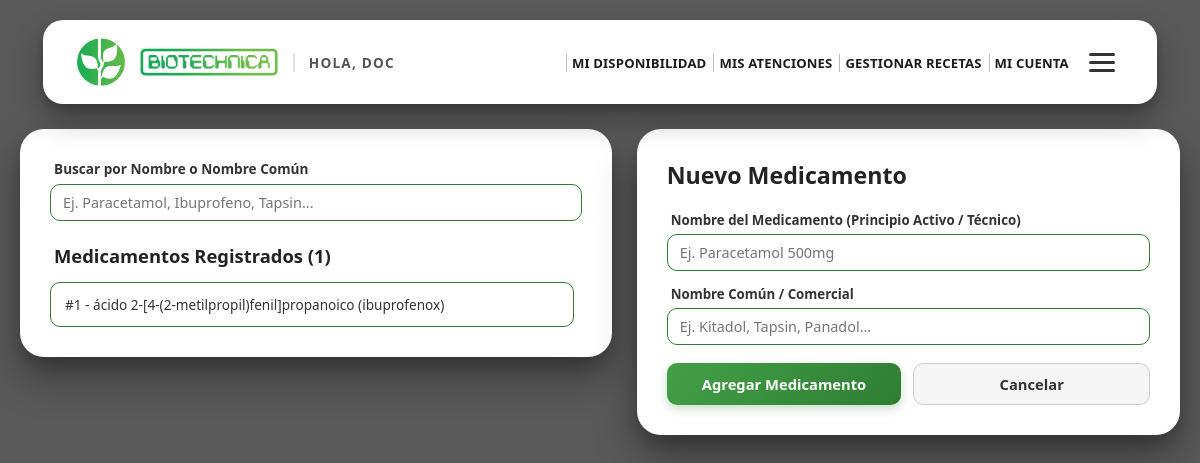
The page /GestionarMedicamentos (signed in) on the database its author committed.
### AppAdAtM/models.py (models this page shows)
class Medicamento(models.Model):
    ID_Medicamento = models.AutoField(primary_key=True)
    Nombre_Medicamento = models.CharField(max_length=50)
    Nombre_Comun = models.CharField(max_length=50)
    class Meta:
        db_table = 'Medicamento'

### AppAdAtM/views.py (the view, shortened to what this page needs)
# urls.py: path('GestionarMedicamentos', views.gestionmedicamentos, name='gestionar_medicamentos'),
@never_cache
@sesion_requerida
def gestionmedicamentos(request):
    medicamentos = Medicamento.objects.all().order_by('Nombre_Medicamento')
    return render(request, 'GestionarMedicamentos.html', {
        'medicamentos': medicamentos
    })

### AppAdAtM/views.py (called while the page is built)
def sesion_requerida(view_func):
    @wraps(view_func)
    @never_cache
    def _wrapped_view(request, *args, **kwargs):
        if not request.session.get('usuario_id'):
            return redirect('inicio_sesion')
        return view_func(request, *args, **kwargs)
    return _wrapped_view

### AppAdAtM/templates/GestionarMedicamentos.html (shortened to what this page needs)
{% load static %}
<!DOCTYPE html>
<html lang="es">
<head>
  <link rel="stylesheet" href="{% static 'AppAdAtM/css/Common.css' %}">
</head>
<body>
<header class="navbar">
  <div class="brand-section">
    <img src="{% static 'AppAdAtM/Imagenes/tu-logo-isotipo.png' %}" alt="Logo" class="nav-logo">
    <img src="{% static 'AppAdAtM/Imagenes/tu-sublogo-texto.png' %}" alt="Biotechnica" class="nav-sublogo">
    <span class="nav-slogan">
      {% if request.session.usuario_nombre %}
        Hola, {{ request.session.usuario_nombre }}
      {% else %}
        Biotechnica
      {% endif %}
    </span>
  </div>
  <nav class="navbar-content">
    <ul class="nav-ul">
      {% with rol=request.session.usuario_rol %}
        {% if rol == 1 %}
          <li><a href="{% url 'gestionar_pacientes' %}" class="nav-text">Gestionar Pacientes</a></li>
          <li><a href="{% url 'gestionar_disponibilidad' %}" class="nav-text">Gestionar Disponibilidad</a></li>
          <li><a href="{% url 'registrar_atencion' %}" class="nav-text">Registrar Atención</a></li>
          <li><a href="{% url 'gestionar_atencion' %}" class="nav-text">Gestionar Atención</a></li>
          <li><a href="{% url 'gestionar_recetasatencion' %}" class="nav-text">Gestionar Recetas</a></li>
          <li><a href="{% url 'gestionar_medicamentos' %}" class="nav-text">Gestionar Medicamentos</a></li>
          <li><a href="{% url 'gestionar_cobros' %}" class="nav-text">Gestionar Cobros</a></li>
          <li><a href="{% url 'ver_auditoria' %}" class="nav-text">Auditoría</a></li>
          <li><a href="{% url 'reportes_clinica' %}" class="nav-text">Reportes</a></li>
        {% elif rol == 3 %}
          <li><a href="{% url 'gestionar_disponibilidad' %}" class="nav-text">Mi Disponibilidad</a></li>
          <li><a href="{% url 'gestionar_atencion' %}" class="nav-text">Mis Atenciones</a></li>
          <li><a href="{% url 'gestionar_recetasatencion' %}" class="nav-text">Gestionar Recetas</a></li>
        {% elif rol == 4 %}
          <li><a href="{% url 'registrar_atencion' %}" class="nav-text">Agendar Atención</a></li>
        {% endif %}
        {% if rol %}
          <li>
            <a href="{% url 'gestionar_usuarios' %}" class="nav-text">
              {% if rol == 1 %}Gestionar Usuarios{% else %}Mi Cuenta{% endif %}
            </a>
          </li>
        {% endif %}
      {% endwith %}
    </ul>
  </nav>
</header>
  <main class="dashboard-container">
    <section class="card left-panel">
      <div class="filters-row">
        <div class="filter-item">
          <label for="filtro-nombre">Buscar por Nombre o Nombre Común</label>
          <input type="text" id="filtro-nombre" placeholder="Ej. Paracetamol, Ibuprofeno, Tapsin...">
        </div>
      </div>
      <h2 class="section-title">Medicamentos Registrados ({{ medicamentos|length }})</h2>
      <div class="user-list">
        {% for med in medicamentos %}
          <div class="user-item"
               data-id="{{ med.ID_Medicamento }}"
               data-nombre="{{ med.Nombre_Medicamento }}"
               data-comun="{{ med.Nombre_Comun }}">
            #{{ med.ID_Medicamento }} - {{ med.Nombre_Medicamento }} ({{ med.Nombre_Comun }})
          </div>
        {% empty %}
          <p style="color:#666; font-size:0.9rem; padding:10px;">No hay medicamentos registrados todavía.</p>
        {% endfor %}
      </div>
    </section>
    <section class="card right-panel">
      <h1 class="panel-header-title" id="titulo-formulario">Nuevo Medicamento</h1>
      <form method="POST" action="" id="form-medicamento">
        <div class="form-group">
          <label for="nombre-medicamento">Nombre del Medicamento (Principio Activo / Técnico)</label>
          <input type="text" id="nombre-medicamento" name="nombre-medicamento" maxlength="50" placeholder="Ej. Paracetamol 500mg" required>
        </div>
        <div class="form-group">
          <label for="nombre-comun">Nombre Común / Comercial</label>
          <input type="text" id="nombre-comun" name="nombre-comun" maxlength="50" placeholder="Ej. Kitadol, Tapsin, Panadol..." required>
        </div>
        <div class="form-buttons">
          <button type="submit" class="btn btn-submit" id="btn-guardar">Agregar Medicamento</button>
          <button type="button" class="btn btn-cancel" id="btn-cancelar">Cancelar</button>
        </div>
      </form>
    </section>
  </main>
</body>
</html>

### AppAdAtM/static/AppAdAtM/css/Common.css (style rules this page uses)
* { box-sizing: border-box; margin: 0; padding: 0; font-family: 'Segoe UI', Tahoma, Geneva, Verdana, sans-serif; }
body { min-height: 100vh; display: flex; flex-direction: column; background: linear-gradient(rgba(0, 0, 0, 0.65), rgba(0, 0, 0, 0.65)), url('https://images.unsplash.com/photo-1518531933037-91b2f5f229cc?auto=format&fit=crop&w=1920&q=80') center/cover no-repeat fixed; padding: 20px; }
.navbar { background-color: #ffffff; border-radius: 20px; padding: 18px 34px; min-height: 82px; display: flex; align-items: center; justify-content: space-between; flex-wrap: wrap; gap: 16px 24px; box-shadow: 0 15px 30px rgba(0, 0, 0, 0.3), 0 5px 10px rgba(0, 0, 0, 0.15); margin: 0 auto 25px auto; width: 96%; max-width: 1420px; }
.brand-section { display: flex; align-items: center; gap: 15px; flex-shrink: 0; min-width: 0; }
.nav-logo { width: 48px; height: 48px; object-fit: contain; }
.nav-sublogo { height: 28px; width: auto; object-fit: contain; }
.nav-slogan { font-size: 0.85rem; font-weight: 700; letter-spacing: 1.2px; color: #555555; text-transform: uppercase; border-left: 2px solid #e0e0e0; padding-left: 14px; max-width: clamp(110px, 18vw, 250px); overflow: hidden; text-overflow: ellipsis; white-space: nowrap; }
.navbar-content { flex: 1; min-width: 260px; display: flex; align-items: center; justify-content: flex-end; flex-wrap: wrap; gap: 12px 18px; }
.navbar-content a { text-decoration: none; white-space: nowrap; }
.navbar.navbar-partial { position: relative; flex-wrap: nowrap; gap: 12px; }
.navbar.navbar-partial .brand-section { order: 1; flex-shrink: 1; }
.navbar.navbar-partial .navbar-content { order: 2; flex: 1 1 auto; min-width: 0; margin-left: 0; }
.navbar.navbar-partial .nav-ul { width: 100%; flex-wrap: nowrap; justify-content: flex-end; }
.navbar.navbar-partial .nav-ul li { flex-shrink: 0; }
.dashboard-container { display: flex; gap: 25px; width: 100%; margin: 0 auto; flex: 1; align-items: flex-start; }
.card { background-color: #ffffff; border-radius: 24px; border: none; box-shadow: 0 20px 40px rgba(0, 0, 0, 0.35), 0 10px 15px rgba(0, 0, 0, 0.15); padding: 30px; }
.btn-submit { background: linear-gradient(135deg, #43a047, #2e7d32); color: #ffffff; border: none; box-shadow: 0 4px 10px rgba(46, 125, 50, 0.25); }
.btn-cancel { background-color: #f5f5f5; color: #333333; border: 1.5px solid #cccccc; }
.nav-text { font-size: 0.82rem; font-weight: 800; letter-spacing: 0.15px; color: #1b1b1b; text-transform: uppercase; border-left: 1.5px solid #bdbdbd; padding-left: 5px; white-space: nowrap; transition: color 0.2s ease; }
.nav-ul { display: flex; align-items: center; justify-content: flex-end; flex-wrap: wrap; gap: 7px; width: 100%; list-style: none; margin: 0; padding: 0; }
.nav-ul li { max-width: 100%; }

### AppAdAtM/templates/GestionarMedicamentos.html (style rules this page uses)
.navbar, .dashboard-container { max-width: 1400px; }
.left-panel { flex: 1.1; display: flex; flex-direction: column; }
.filters-row { display: flex; gap: 16px; margin-bottom: 22px; }
.filter-item { flex: 1; display: flex; flex-direction: column; }
.filter-item label { font-size: 0.85rem; font-weight: 600; color: #333333; margin-bottom: 6px; margin-left: 4px; }
.section-title { font-size: 1.15rem; font-weight: 700; color: #222222; margin-bottom: 14px; padding-left: 4px; }
.user-list { display: flex; flex-direction: column; gap: 10px; max-height: 540px; overflow-y: auto; padding-right: 8px; }
.user-item { padding: 12px 14px; background-color: #ffffff; border: 1.5px solid #2e7d32; border-radius: 10px; font-size: 0.85rem; color: #333333; cursor: pointer; transition: all 0.2s ease; white-space: nowrap; overflow: hidden; text-overflow: ellipsis; }
.right-panel { flex: 1; display: flex; flex-direction: column; }
.panel-header-title { font-size: 1.45rem; font-weight: 700; color: #222222; margin-bottom: 20px; }
.form-group { display: flex; flex-direction: column; margin-bottom: 14px; }
.form-group label { font-size: 0.83rem; font-weight: 600; color: #333333; margin-bottom: 5px; margin-left: 4px; }
input[type="text"], select { width: 100%; padding: 8px 12px; border-radius: 10px; border: 1.5px solid #2e7d32; outline: none; font-size: 0.9rem; color: #333333; background-color: #ffffff; font-family: inherit; transition: border-color 0.2s, box-shadow 0.2s; }
.form-buttons { display: flex; gap: 12px; margin-top: 18px; }
.btn { flex: 1; padding: 10px 0; font-size: 0.92rem; font-weight: 600; border-radius: 10px; cursor: pointer; transition: all 0.2s ease; }

### rows shown on the page
Medicamento: ID_Medicamento "1", Nombre_Medicamento "ácido 2-[4-(2-metilpropil)fenil]propanoico", Nombre_Comun "ibuprofenox"

### other values the page prints
{{ request.session.usuario_nombre }} "DOC"
{{ medicamentos|length }} "1"
